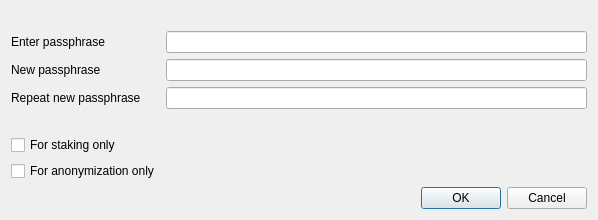
<?xml version="1.0" encoding="UTF-8"?>
<ui version="4.0">
 <class>AskPassphraseDialog</class>
 <widget class="QDialog" name="AskPassphraseDialog">
  <property name="geometry">
   <rect>
    <x>0</x>
    <y>0</y>
    <width>598</width>
    <height>198</height>
   </rect>
  </property>
  <property name="sizePolicy">
   <sizepolicy hsizetype="Preferred" vsizetype="Minimum">
    <horstretch>0</horstretch>
    <verstretch>0</verstretch>
   </sizepolicy>
  </property>
  <property name="minimumSize">
   <size>
    <width>550</width>
    <height>0</height>
   </size>
  </property>
  <property name="windowTitle">
   <string>Passphrase Dialog</string>
  </property>
  <layout class="QVBoxLayout" name="verticalLayout">
   <item>
    <widget class="QLabel" name="warningLabel">
     <property name="textFormat">
      <enum>Qt::RichText</enum>
     </property>
     <property name="wordWrap">
      <bool>true</bool>
     </property>
    </widget>
   </item>
   <item>
    <layout class="QFormLayout" name="formLayout">
     <property name="fieldGrowthPolicy">
      <enum>QFormLayout::AllNonFixedFieldsGrow</enum>
     </property>
     <item row="0" column="0">
      <widget class="QLabel" name="passLabel1">
       <property name="text">
        <string>Enter passphrase</string>
       </property>
      </widget>
     </item>
     <item row="0" column="1">
      <widget class="QLineEdit" name="passEdit1">
       <property name="echoMode">
        <enum>QLineEdit::Password</enum>
       </property>
      </widget>
     </item>
     <item row="1" column="0">
      <widget class="QLabel" name="passLabel2">
       <property name="text">
        <string>New passphrase</string>
       </property>
      </widget>
     </item>
     <item row="1" column="1">
      <widget class="QLineEdit" name="passEdit2">
       <property name="echoMode">
        <enum>QLineEdit::Password</enum>
       </property>
      </widget>
     </item>
     <item row="2" column="0">
      <widget class="QLabel" name="passLabel3">
       <property name="text">
        <string>Repeat new passphrase</string>
       </property>
      </widget>
     </item>
     <item row="2" column="1">
      <widget class="QLineEdit" name="passEdit3">
       <property name="echoMode">
        <enum>QLineEdit::Password</enum>
       </property>
      </widget>
     </item>
     <item row="3" column="1">
      <widget class="QLabel" name="capsLabel">
       <property name="font">
        <font>
         <weight>75</weight>
         <bold>true</bold>
        </font>
       </property>
       <property name="text">
        <string/>
       </property>
       <property name="alignment">
        <set>Qt::AlignCenter</set>
       </property>
      </widget>
     </item>
     <item row="4" column="0">
      <widget class="QCheckBox" name="stakingCheckBox">
       <property name="enabled">
        <bool>true</bool>
       </property>
       <property name="toolTip">
        <string>Serves to disable the trivial sendmoney when OS account compromised. Provides no real security.</string>
       </property>
       <property name="text">
        <string>For staking only</string>
       </property>
       <property name="visible">
        <bool>false</bool>
       </property>
      </widget>
     </item>

<item row="5" column="0">
 <widget class="QCheckBox" name="anonymizationCheckBox">
 <property name="enabled">
 <bool>true</bool>
 </property>
 <property name="toolTip">
 <string>Serves to disable the trivial sendmoney when OS account compromised. Provides no real security.</string>
 </property>
 <property name="text">
 <string>For anonymization only</string>
 </property>
 <property name="visible">
 <bool>false</bool>
 </property>
 </widget>
 </item>

    </layout>
   </item>
   <item>
    <widget class="QDialogButtonBox" name="buttonBox">
     <property name="orientation">
      <enum>Qt::Horizontal</enum>
     </property>
     <property name="standardButtons">
      <set>QDialogButtonBox::Cancel|QDialogButtonBox::Ok</set>
     </property>
    </widget>
   </item>
  </layout>
 </widget>
 <resources/>
 <connections>
  <connection>
   <sender>buttonBox</sender>
   <signal>accepted()</signal>
   <receiver>AskPassphraseDialog</receiver>
   <slot>accept()</slot>
   <hints>
    <hint type="sourcelabel">
     <x>248</x>
     <y>254</y>
    </hint>
    <hint type="destinationlabel">
     <x>157</x>
     <y>274</y>
    </hint>
   </hints>
  </connection>
  <connection>
   <sender>buttonBox</sender>
   <signal>rejected()</signal>
   <receiver>AskPassphraseDialog</receiver>
   <slot>reject()</slot>
   <hints>
    <hint type="sourcelabel">
     <x>316</x>
     <y>260</y>
    </hint>
    <hint type="destinationlabel">
     <x>286</x>
     <y>274</y>
    </hint>
   </hints>
  </connection>
 </connections>
</ui>
